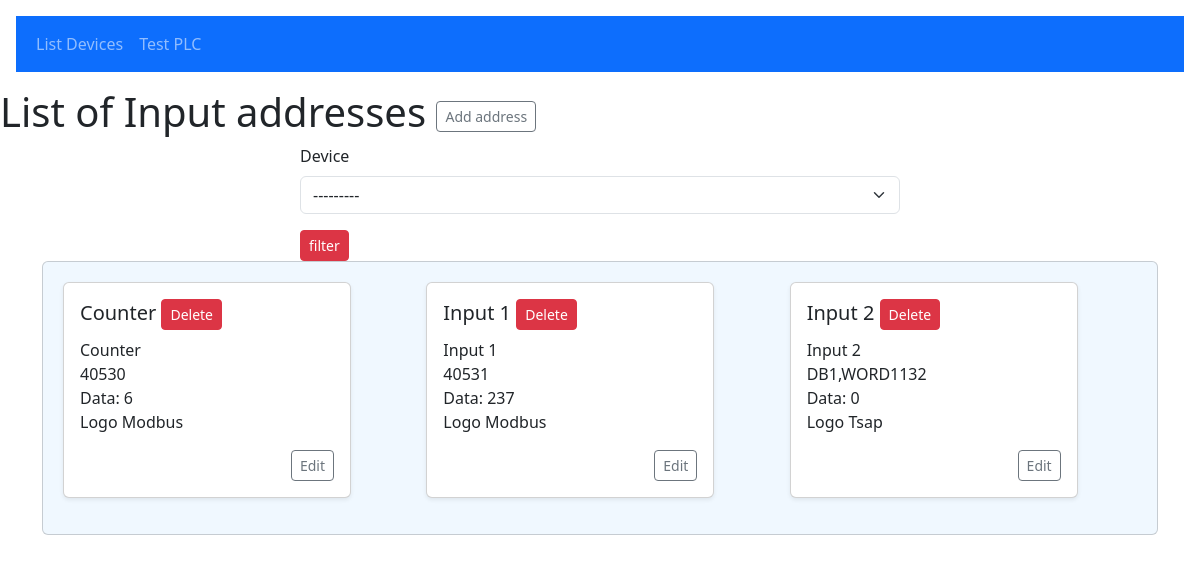
The page /list/inputs/addresses/ (signed in) on the database its author committed.
### iiot/models.py (models this page shows, shortened)
class InputDevices(models.Model):
    device_id = models.UUIDField(
        primary_key=True, default=uuid.uuid4, unique=True)
    device_name = models.CharField(max_length=24)
    ip_address = models.GenericIPAddressField(max_length=24)
    port = models.IntegerField()
    rack = models.IntegerField(default=1)
    slot = models.IntegerField(default=1)
    device_protocol = models.CharField(
        max_length=10, choices=plc_protocols, default="S7Tsap")
    def __str__(self):
        return self.device_name

class InputAddresses(models.Model):
    address_id = models.UUIDField(primary_key=True, default=uuid.uuid4)
    variable_name = models.CharField(max_length=24)
    address = models.CharField(max_length=24)
    data = models.CharField(max_length=24, default='')
    device = models.ForeignKey(InputDevices, on_delete=models.CASCADE)

### iiot/views.py (the view)
@login_required
def listInputAddresses(request):
    inputAddresses = InputAddresses.objects.all()
    inputAddressFilter = InputAddressFilter(
        request.GET, queryset=inputAddresses)
    context = {
        'inputAddressFilter': inputAddressFilter
    }
    return render(request, "iiot/listInputAddresses.html", context)

### iiot/templates/iiot/listInputAddresses.html
{% extends 'base/base.html' %}
{% load crispy_forms_tags %}
{% block 'body' %}
    <h1>List of Input addresses
        <a href="{% url 'RegInputAddress'%}" type="button" class="btn btn-sm btn-outline-secondary">Add address</a>
    </h1>
    <div class="col-lg-6 col-md-8 mx-auto">
        <form method="get">
            {{inputAddressFilter.form|crispy}}
            <button class="btn btn-sm btn-danger" type="submit">filter</button>
        </form>
    </div>
    <div class="container">
        <div class="card overflow-auto" style="background-color: #f0f8ff; padding: 20px;">
            <div class="row row-cols-1 row-cols-sm-2 row-cols-md-3 g-3">
            {% for adr in inputAddressFilter.qs %}
            <div class="col">
                {% include "components/listing_InputAddresses.html" %}
            </div>
            {% endfor %}
        </div>
        </div>
    </div>
{% endblock %}

### iiot/templates/components/listing_InputAddresses.html
<div class="card shadow-sm mb-3" style="max-width: 18rem;">
    <div class="card-body">
        <h5 class="card-title">{{adr.variable_name}}
            <a href="{% url 'RemoveInputAddress'  address_id=adr.address_id %}" type="button" class="btn btn-sm btn-danger">Delete</a>
        </h5>
        <ul class="list-unstyled mb-3">
            <li>{{adr.variable_name}}</li>
            <li>{{adr.address}}</li>
            <li>Data: {{adr.data}}</li>
            <li>{{adr.device}}</li>
        </ul>
        <div class="d-flex justify-content-end">
            <a href="{% url 'EditAddress' address_id=adr.address_id %}" type="button" class="btn btn-sm btn-outline-secondary">Edit</a>
        </div>
    </div>
</div>

### rows shown on the page
InputDevices: device "---------"
InputAddresses: variable_name "Counter", address "40530", data "6", device "Logo Modbus"
InputAddresses: variable_name "Input 1", address "40531", data "237", device "Logo Modbus"
InputAddresses: variable_name "Input 2", address "DB1,WORD1132", data "0", device "Logo Tsap"
